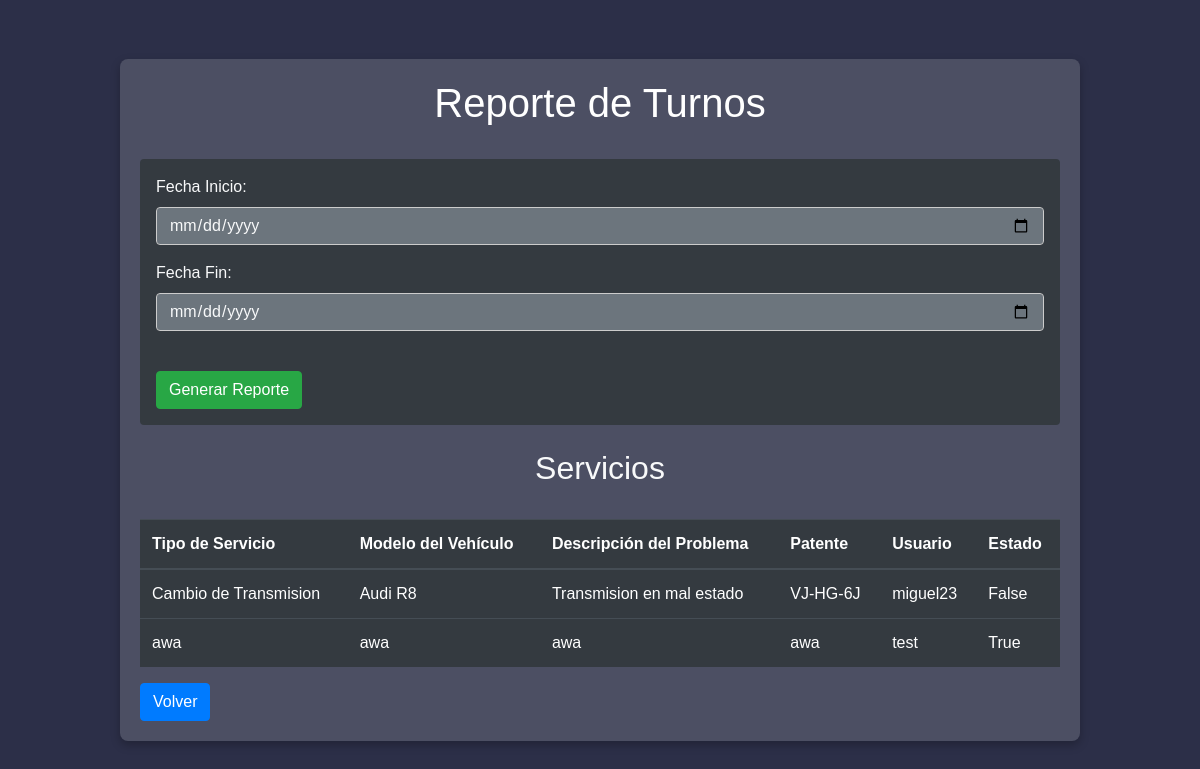
/employee/reports/ (signed in), run on an earlier commit of the app's database.
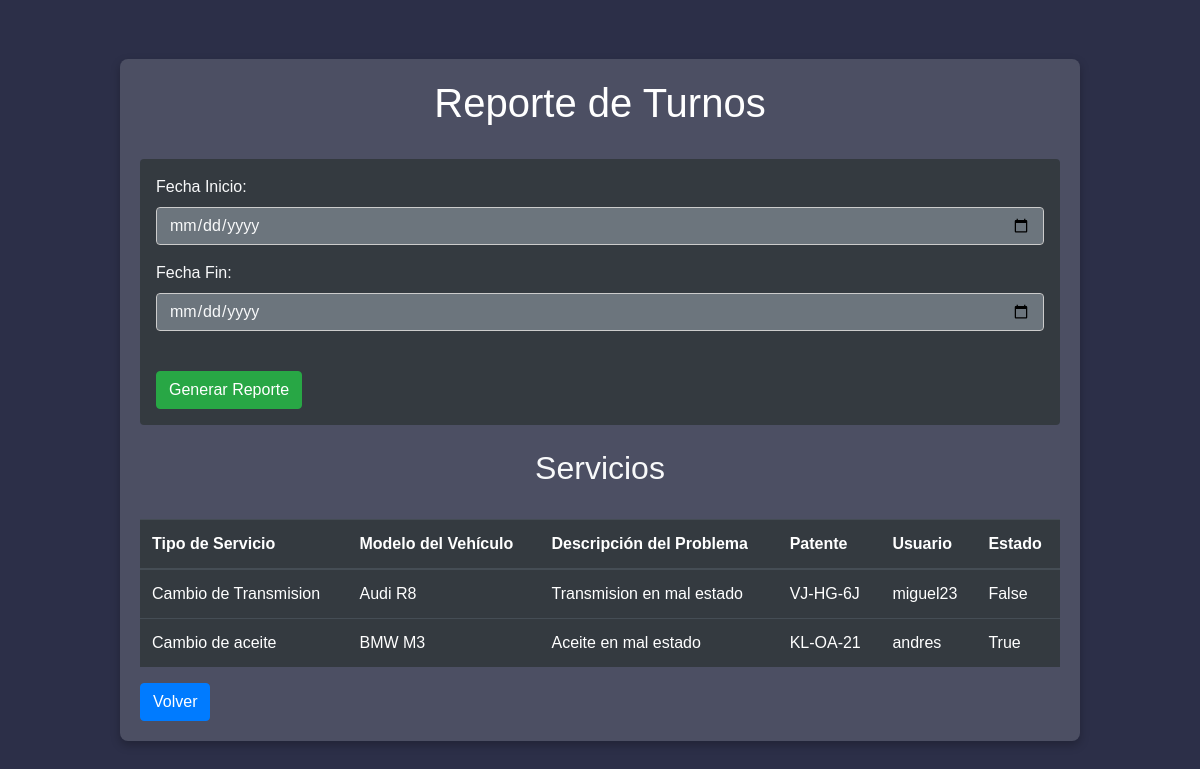
And on a later commit of the database.
### proyectoservi/models.py (models this page shows, shortened)
class Servicio(models.Model):
    tipo_servicio = models.CharField(max_length=100)
    modelo_vehiculo = models.CharField(max_length=100)
    descripcion_problema = models.TextField()
    patente = models.CharField(max_length=20)
    user = models.ForeignKey(User, on_delete=models.CASCADE)
    completado = models.BooleanField(default=False)
    fecha_creacion = models.DateTimeField(auto_now_add=True)

### proyectoservi/views.py (the view)
# urls.py: path('employee/reports/', views.generar_reporte, name="generar_reporte"),
@login_required
def generar_reporte(request):
    fecha_inicio = request.GET.get('fecha_inicio')
    fecha_fin = request.GET.get('fecha_fin')
    if fecha_inicio and fecha_fin:
        servicio = Servicio.objects.filter(fecha_creacion__range=[fecha_inicio, fecha_fin])
    else:
        servicio = Servicio.objects.all()
    reporte = {
        'servicio': servicio,
        'fecha_inicio': fecha_inicio,
        'fecha_fin': fecha_fin,
        'services': servicio
    }
    return render(request, 'reporte.html', reporte)

### proyectoservi/templates/reporte.html (shortened to what this page needs)
<!DOCTYPE html>
<html lang="en">
<head>
    {% load static %}
    <link rel="stylesheet" href="{% static 'css/bootstrap.min.css' %}">
    <link rel="stylesheet" href="{% static 'css/reporte.css' %}">
</head>
<body>
    <div class="container">
        <h1 class="text-center">Reporte de Turnos</h1><br>
        <form method="GET" class="bg-dark p-3 rounded mb-4">
            <div class="form-group">
                <label for="fecha_inicio" class="text-light">Fecha Inicio:</label>
                <input type="date" id="fecha_inicio" name="fecha_inicio" class="form-control bg-secondary text-light" value="{{ fecha_inicio }}">
            </div>
            <div class="form-group">
                <label for="fecha_fin" class="text-light">Fecha Fin:</label>
                <input type="date" id="fecha_fin" name="fecha_fin" class="form-control bg-secondary text-light" value="{{ fecha_fin }}">
            </div><br>
            <button type="submit" class="btn btn-success">Generar Reporte</button>
        </form>
        <h2 class="text-center text-light">Servicios</h2><br>
        <table class="table table-dark">
            <thead>
                <tr>
                    <th>Tipo de Servicio</th>
                    <th>Modelo del Vehículo</th>
                    <th>Descripción del Problema</th>
                    <th>Patente</th>
                    <th>Usuario</th>
                    <th>Estado</th>
                </tr>
            </thead>
            <tbody>
                {% for service in services %}
                <tr>
                    <td>{{ service.tipo_servicio }}</td>
                    <td>{{ service.modelo_vehiculo }}</td>
                    <td>{{ service.descripcion_problema }}</td>
                    <td>{{ service.patente }}</td>
                    <td>{{ service.user.username }}</td>
                    <td>{{ service.completado }}</td>
                </tr>
                {% endfor %}
            </tbody>
        </table>
        <button class="btn btn-primary" onclick="location.href='{% url 'employee_index' %}'">Volver</button>
    </div>
</body>
</html>

### proyectoservi/static/css/reporte.css (style rules this page uses)
body { margin: 0; font-family: Arial, sans-serif; background-color: #2C2F48; color: white; display: flex; justify-content: center; align-items: center; height: 100vh; flex-direction: column; }
.container { width: 80%; margin: 20px auto; background-color: #4C4F63; padding: 20px; border-radius: 8px; box-shadow: 0px 4px 10px rgba(0, 0, 0, 0.25); }
h1, h2 { color: #ffffff; }
.form-group label { color: #ffffff; }
.form-control { background-color: #4C4F63; color: #ffffff; border: 1px solid #ccc; }
.btn-primary, .btn-success { color: white; }

What changed in the data, as far as the page shows it:
removed Servicio: tipo_servicio "awa", modelo_vehiculo "awa", descripcion_problema "awa", patente "awa", user.username "test", completado "True"
added Servicio: tipo_servicio "Cambio de aceite", modelo_vehiculo "BMW M3", descripcion_problema "Aceite en mal estado", patente "KL-OA-21", user.username "andres", completado "True"
